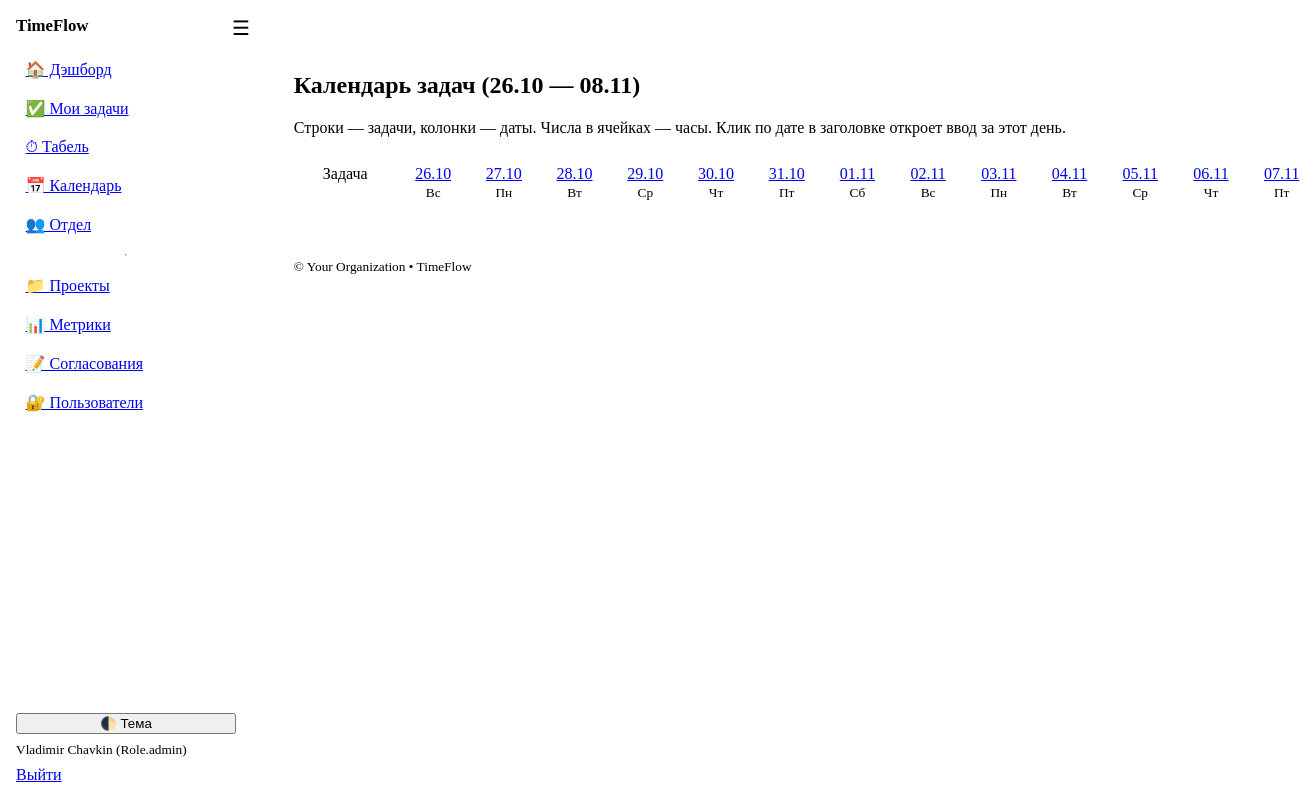
Before: /timesheet/grid (signed in) with the older database file.
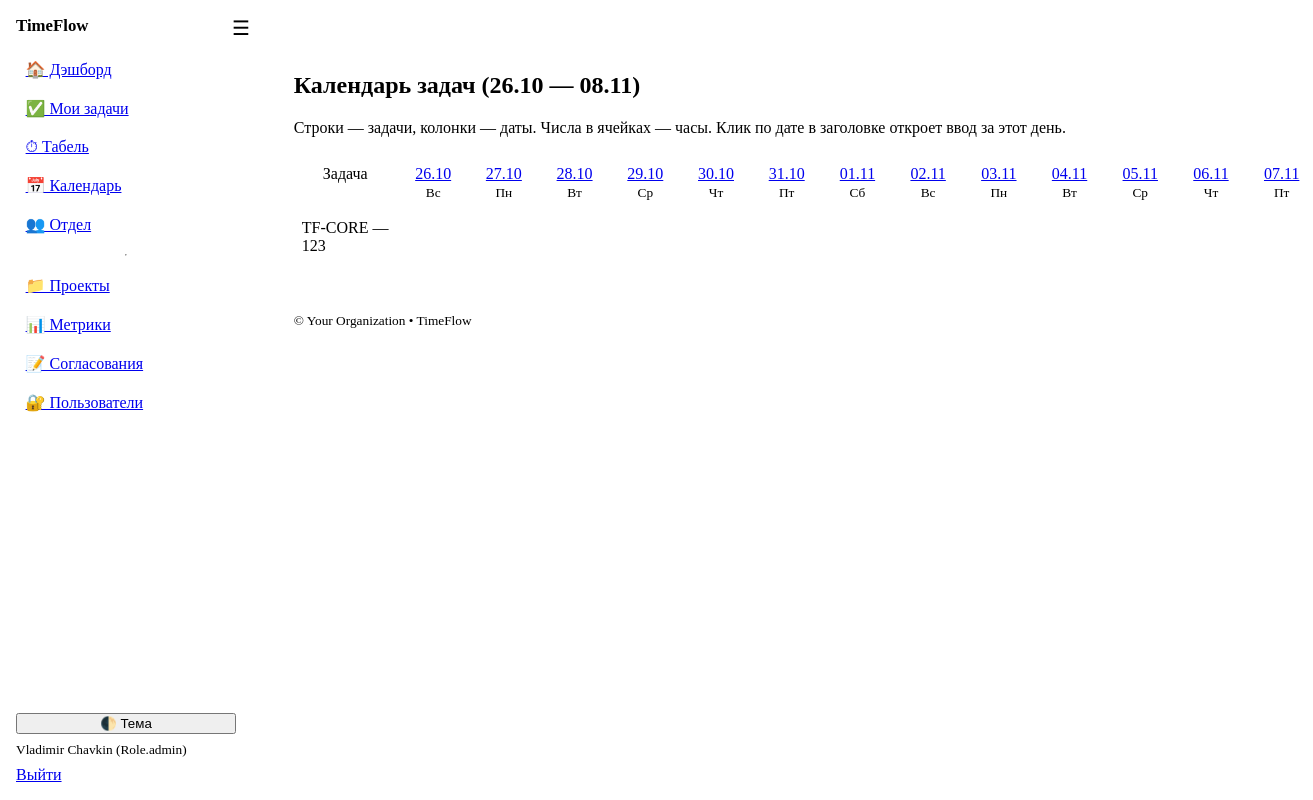
After: the same page with the newer database file.
### models.py (models this page shows)
class Project(Base):
    __tablename__ = "projects"
    id: Mapped[int] = mapped_column(Integer, primary_key=True)
    code: Mapped[str] = mapped_column(String(50), index=True)  # e.g., C7И**** or other code
    name: Mapped[str] = mapped_column(String(200))
    description: Mapped[str] = mapped_column(Text, default="")
    is_project: Mapped[bool] = mapped_column(Boolean, default=True)  # False = non-project bucket
    status: Mapped[str] = mapped_column(String(20), default="active")  # active/closed
    planned_hours: Mapped[float] = mapped_column(Float, default=0.0)
    owner_id: Mapped[int | None] = mapped_column(ForeignKey("users.id"))
    date_created: Mapped[dt.date] = mapped_column(Date, default=dt.date.today)
    planned_due_date: Mapped[dt.date | None] = mapped_column(Date, nullable=True)
    owner: Mapped["User"] = relationship()
    tasks: Mapped[list["Task"]] = relationship(back_populates="project")
    __table_args__ = (UniqueConstraint("code", name="uq_project_code"),)
    members: Mapped[list["ProjectMember"]] = relationship(
        backref="project", cascade="all, delete-orphan"
    )

class Task(Base):
    __tablename__ = "tasks"
    id: Mapped[int] = mapped_column(Integer, primary_key=True)
    title: Mapped[str] = mapped_column(String(200))
    description: Mapped[str] = mapped_column(Text, default="")
    status: Mapped[TaskStatus] = mapped_column(Enum(TaskStatus), default=TaskStatus.in_progress)
    priority: Mapped[Priority] = mapped_column(Enum(Priority), default=Priority.medium)
    percent_complete: Mapped[int] = mapped_column(Integer, default=0)
    start_date: Mapped[dt.date | None] = mapped_column(Date, nullable=True)
    due_date: Mapped[dt.date | None] = mapped_column(Date, nullable=True)
    project_id: Mapped[int | None] = mapped_column(ForeignKey("projects.id"))
    assignee_id: Mapped[int] = mapped_column(ForeignKey("users.id"))
    created_by_id: Mapped[int] = mapped_column(ForeignKey("users.id"))
    created_at: Mapped[dt.datetime] = mapped_column(DateTime, default=dt.datetime.utcnow)
    project: Mapped["Project"] = relationship("Project", back_populates="tasks")
    assignee: Mapped["User"] = relationship(
        "User",
        back_populates="tasks",
        foreign_keys=[assignee_id],
    )
    created_by: Mapped["User"] = relationship(
        "User",
        foreign_keys=[created_by_id],
    )
    comments: Mapped[list["TaskComment"]] = relationship(back_populates="task")
    time_entries: Mapped[list["TimeEntry"]] = relationship(back_populates="task")
    approved: Mapped[bool] = mapped_column(Boolean, default=True)

### app.py (the view)
@app.get("/timesheet/grid", response_class=HTMLResponse)
def timesheet_grid(request: Request, db: Session = Depends(get_db), user: User = Depends(get_current_user),
                   start: str | None = None, days: int = 14):
    start_date = dt.date.fromisoformat(start) if start else dt.date.today() - dt.timedelta(days=13)
    days_list = [start_date + dt.timedelta(days=i) for i in range(days)]
    tasks = db.scalars(select(Task).where(Task.assignee_id == user.id).order_by(Task.priority.desc(), Task.due_date.nulls_last())).all()
    rows = []
    for t in tasks:
        q = select(TimeEntry.date, func.sum(TimeEntry.hours)).where(TimeEntry.user_id == user.id, TimeEntry.task_id == t.id,
                                                                    TimeEntry.date >= days_list[0], TimeEntry.date <= days_list[-1],
                                                                    TimeEntry.approved == True).group_by(TimeEntry.date)
        hours_map = {d: 0.0 for d in days_list}
        for d, h in db.execute(q):
            hours_map[d] = float(h or 0.0)
        rows.append(type("Row", (), {"task": t, "hours": hours_map}))
    return templates.TemplateResponse("timesheet_grid.html", {"request": request, "user": user, "rows": rows, "days_list": days_list, "app_name": APP_NAME})

### templates/timesheet_grid.html (shortened to what this page needs)
{% extends "base.html" %}
{% block content %}
  {% set days = days_list %}
  <h2>Календарь задач ({{ days[0].strftime("%d.%m") }} — {{ days[-1].strftime("%d.%m") }})</h2>
  <p class="muted">Строки — задачи, колонки — даты. Числа в ячейках — часы. Клик по дате в заголовке откроет ввод за этот день.</p>
  <div class="grid-table">
    <div class="header cell">Задача</div>
    {% for d in days %}
      <div class="header cell">
        <a href="/timesheet?date={{ d.isoformat() }}">{{ d.strftime("%d.%m") }}</a><br>
        <small>{{ ["Пн","Вт","Ср","Чт","Пт","Сб","Вс"][d.weekday()] }}</small>
      </div>
    {% endfor %}
    {% for row in rows %}
      <div class="rowhead cell">
        {{ row.task.project.code if row.task.project else "—" }} — {{ row.task.title }}
      </div>
      {% for d in days %}
        {% set h = row.hours.get(d, 0.0) %}
        <div class="cell {% if h>0 %}filled{% endif %}">{{ '%.2f'|format(h) if h>0 else "" }}</div>
      {% endfor %}
    {% endfor %}
  </div>
{% endblock %}

Changed rows visible on the page:
added Project: task.project "TF-CORE"
added Task: task "123"
